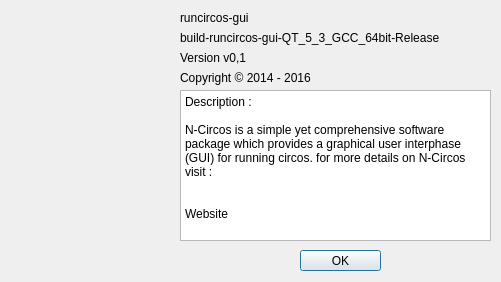
<?xml version="1.0" encoding="UTF-8"?>
<ui version="4.0">
 <class>about_box</class>
 <widget class="QDialog" name="about_box">
  <property name="windowModality">
   <enum>Qt::NonModal</enum>
  </property>
  <property name="geometry">
   <rect>
    <x>0</x>
    <y>0</y>
    <width>501</width>
    <height>282</height>
   </rect>
  </property>
  <property name="windowTitle">
   <string>About runCircos-gui</string>
  </property>
  <property name="windowIcon">
   <iconset>
    <normaloff>other_icons/about.png</normaloff>other_icons/about.png</iconset>
  </property>
  <widget class="QLabel" name="label">
   <property name="geometry">
    <rect>
     <x>10</x>
     <y>10</y>
     <width>161</width>
     <height>261</height>
    </rect>
   </property>
   <property name="text">
    <string notr="true"/>
   </property>
   <property name="pixmap">
    <pixmap resource="../data/icons.qrc">:/about_image.png</pixmap>
   </property>
   <property name="scaledContents">
    <bool>true</bool>
   </property>
   <property name="wordWrap">
    <bool>true</bool>
   </property>
   <property name="openExternalLinks">
    <bool>false</bool>
   </property>
  </widget>
  <widget class="QLabel" name="label_2">
   <property name="geometry">
    <rect>
     <x>180</x>
     <y>10</y>
     <width>101</width>
     <height>16</height>
    </rect>
   </property>
   <property name="text">
    <string>runcircos-gui</string>
   </property>
  </widget>
  <widget class="QLabel" name="label_3">
   <property name="geometry">
    <rect>
     <x>180</x>
     <y>50</y>
     <width>141</width>
     <height>16</height>
    </rect>
   </property>
   <property name="text">
    <string>Version v0,1</string>
   </property>
  </widget>
  <widget class="QLabel" name="label_4">
   <property name="geometry">
    <rect>
     <x>180</x>
     <y>70</y>
     <width>171</width>
     <height>16</height>
    </rect>
   </property>
   <property name="text">
    <string>Copyright © 2014 - 2016</string>
   </property>
  </widget>
  <widget class="QPlainTextEdit" name="plainTextEdit">
   <property name="geometry">
    <rect>
     <x>180</x>
     <y>90</y>
     <width>311</width>
     <height>151</height>
    </rect>
   </property>
   <property name="plainText">
    <string>Description :

N-Circos is a simple yet comprehensive software package which provides a graphical user interphase (GUI) for running circos. for more details on N-Circos visit :


Website</string>
   </property>
  </widget>
  <widget class="QPushButton" name="ok_pushButton">
   <property name="geometry">
    <rect>
     <x>300</x>
     <y>250</y>
     <width>81</width>
     <height>21</height>
    </rect>
   </property>
   <property name="text">
    <string>OK</string>
   </property>
  </widget>
  <widget class="QLabel" name="label_5">
   <property name="geometry">
    <rect>
     <x>180</x>
     <y>30</y>
     <width>311</width>
     <height>16</height>
    </rect>
   </property>
   <property name="text">
    <string>build-runcircos-gui-QT_5_3_GCC_64bit-Release</string>
   </property>
  </widget>
 </widget>
 <resources>
  <include location="../data/icons.qrc"/>
 </resources>
 <connections/>
</ui>
